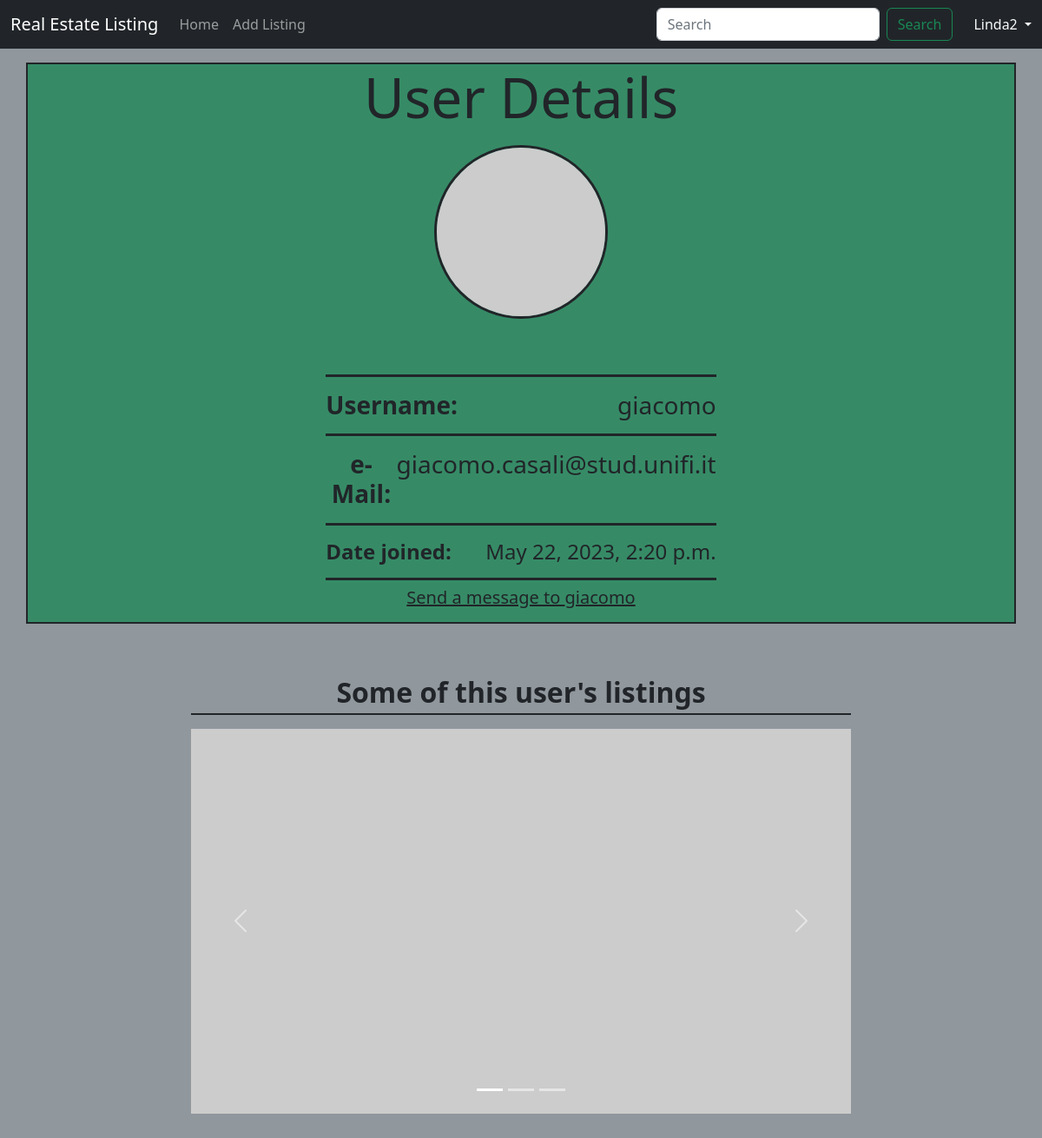
Screenshot of /accounts/profile/1 (signed in) with the database file from the repository.
### accounts/models.py (models this page shows, shortened)
class CustomUser(AbstractUser):
    email = models.EmailField(validators=[EmailValidator(message='Please enter a valid email address.')], unique=True, blank=False, null=False)
    phone_number = models.CharField(max_length=20, null=True, blank=True)
    date_of_birth = models.DateField(null=True, blank=True)
    address = models.CharField(max_length=100, null=True, blank=True)

### accounts/views.py (the view)
# urls.py: path("profile/<int:pk>", ProfileView.as_view(), name="profile_details"),
class ProfileView(LoginRequiredMixin, DetailView):
    model = CustomUser
    template_name = "profile_details.html"

### templates/profile_details.html (shortened to what this page needs)
{% extends "base.html" %}
{% block content %}
<section class="container text-center bg-success bg-opacity-75 border border-2 border-dark">
    <div class="row justify-content-center">
        <div class="col-md-5">
            <h1 class="display-3 mb-3"><strong>User Details</strong></h1>
            <img src="https://placehold.co/200x200" class="img-fluid rounded-circle mb-5 border border-3 border-dark"
                 width="200" height="200">
            <div class="h3 d-flex justify-content-between mt-3 pt-3 pb-2 border-top border-3 border-dark">
                <strong>Username:</strong>
                <span>{{ customuser.username }}</span>
            </div>
            <div class="h3 d-flex justify-content-between pt-3 pb-2 border-top border-3 border-dark">
                <strong>e-Mail:</strong>
                <span>{{ customuser.email }}</span>
            </div>
            <div class="h4 d-flex justify-content-between pt-3 pb-2 border-top border-3 border-dark">
                <strong>Date joined:</strong>
                <span>{{ customuser.date_joined }}</span>
            </div>
            {% if user.is_authenticated and user == customuser %}
            <p class="h5 pt-2 pb-2 border-top border-3 border-dark">
                <a href="{% url 'profile_edit' user.pk %}" class="text-dark">
                    Edit Your Profile
                </a>
            </p>
            {% elif user.is_authenticated %}
            <p class="h5 pt-2 pb-2 border-top border-3 border-dark">
                <a href="{% url 'contact_profile' customuser.pk %}" class="text-dark">
                    Send a message to {{ customuser.username }}
                </a>
            </p>
            {% endif %}
        </div>
    </div>
</section>
<div class="container mt-2 pt-1 mb-4 pb-2 col-md-8">
    <h2 class="h2 text-center mt-5 mb-3 pb-1 border-bottom border-2 border-dark"><strong>Some of this user's listings</strong></h2>
    <div id="carouselExampleIndicators" class="carousel slide">
        <div class="carousel-indicators">
            <button type="button" data-bs-target="#carouselExampleIndicators" data-bs-slide-to="0" class="active"
                    aria-current="true" aria-label="Slide 1"></button>
            <button type="button" data-bs-target="#carouselExampleIndicators" data-bs-slide-to="1"
                    aria-label="Slide 2"></button>
            <button type="button" data-bs-target="#carouselExampleIndicators" data-bs-slide-to="2"
                    aria-label="Slide 3"></button>
        </div>
        <div class="carousel-inner">
            <div class="carousel-item active">
                <img src="https://placehold.co/600x350/5e5c64/ffffff" class="d-block w-100" alt="Immagine1">
            </div>
        </div>
        <button class="carousel-control-prev" type="button" data-bs-target="#carouselExampleIndicators"
                data-bs-slide="prev">
            <span class="carousel-control-prev-icon" aria-hidden="true"></span>
        </button>
        <button class="carousel-control-next" type="button" data-bs-target="#carouselExampleIndicators"
                data-bs-slide="next">
            <span class="carousel-control-next-icon" aria-hidden="true"></span>
        </button>
    </div>
</div>
{% endblock content %}

### templates/base.html (shortened to what this page needs)
<!DOCTYPE html>
<html>
<head>
    <link href="https://cdn.jsdelivr.net/npm/bootstrap@5.2.3/dist/css/bootstrap.min.css" rel="stylesheet"
>
</head>
<body class="bg-secondary bg-opacity-75">
<nav class="navbar navbar-expand-md navbar-dark fixed-top bg-dark">
    <div class="container-fluid">
        <a class="navbar-brand" href="{% url 'home' %}">Real Estate Listing</a>
        <div class="collapse navbar-collapse" id="navbarCollapse">
            <ul class="navbar-nav me-auto mb-2 mb-md-0">
                <li class="nav-item">
                    <a class="nav-link" aria-current="page" href="{% url 'home' %}">Home</a>
                </li>
                {% if user.is_authenticated %}
                <li class="nav-item">
                    <a class="nav-link" href="{% url 'listing_create' %}">Add Listing</a>
                </li>
                {% endif %}
            </ul>
            <form class="d-flex" role="search">
                <input class="form-control me-2" type="search" name="search" placeholder="Search" aria-label="Search">
                <button class="btn btn-outline-success me-4" type="submit">Search</button>
            </form>
            {% if user.is_authenticated %}
            <div class="dropdown navbar-dark text-end">
                <a href="#" class="d-block link-light text-decoration-none dropdown-toggle" id="dropdownUser1"
                   data-bs-toggle="dropdown" aria-expanded="false">
                    {{ user.username }}
                </a>
            </div>
            {% else %}
            <div class="text-end">
                <a href="{% url 'login' %}" class="btn btn-outline-success me-2">
                    Log In</a>
                <a href="{% url 'signup' %}" class="btn btn-success">Sign Up</a>
            </div>
            {% endif %}
        </div>
    </div>
</nav>
<main>
    <div class="container-fluid pt-5 mt-4">
        {% block content %}
        {% endblock content %}
    </div>
</main>
</body>
</html>

### rows the page displays
CustomUser: username "Linda2"
CustomUser: username "giacomo", email "giacomo.casali@stud.unifi.it", date_joined "May 22, 2023, 2:20 p.m."
